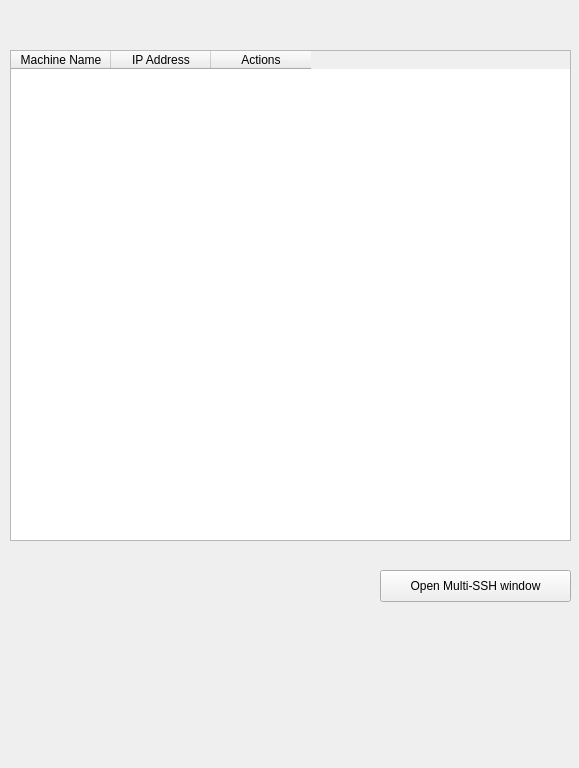
<?xml version="1.0" encoding="UTF-8"?>
<ui version="4.0">
 <class>Form</class>
 <widget class="QWidget" name="Form">
  <property name="geometry">
   <rect>
    <x>0</x>
    <y>0</y>
    <width>579</width>
    <height>768</height>
   </rect>
  </property>
  <property name="windowTitle">
   <string>Form</string>
  </property>
  <widget class="TableWidget" name="MainTable">
   <property name="geometry">
    <rect>
     <x>10</x>
     <y>50</y>
     <width>561</width>
     <height>491</height>
    </rect>
   </property>
   <column>
    <property name="text">
     <string>Machine Name</string>
    </property>
   </column>
   <column>
    <property name="text">
     <string>IP Address</string>
    </property>
   </column>
   <column>
    <property name="text">
     <string>Actions</string>
    </property>
   </column>
  </widget>
  <widget class="PrimaryPushButton" name="OpenMultiSSH">
   <property name="geometry">
    <rect>
     <x>380</x>
     <y>570</y>
     <width>191</width>
     <height>32</height>
    </rect>
   </property>
   <property name="text">
    <string>Open Multi-SSH window</string>
   </property>
  </widget>
 </widget>
 <customwidgets>
  <customwidget>
   <class>PushButton</class>
   <extends>QPushButton</extends>
   <header>qfluentwidgets</header>
  </customwidget>
  <customwidget>
   <class>PrimaryPushButton</class>
   <extends>PushButton</extends>
   <header>qfluentwidgets</header>
  </customwidget>
  <customwidget>
   <class>TableWidget</class>
   <extends>QTableWidget</extends>
   <header>qfluentwidgets</header>
  </customwidget>
 </customwidgets>
 <resources/>
 <connections/>
</ui>
